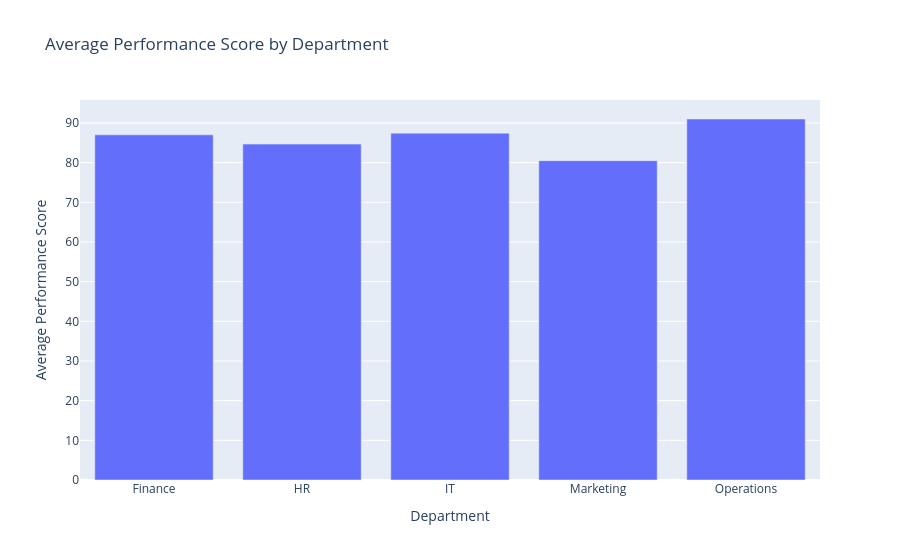

Notebook cell for this chart:
### Code cell
fig = px.bar(
    x=avg_performance.index,
    y=avg_performance.values,
    title="Average Performance Score by Department",
    labels={
        "x": "Department",
        "y": "Average Performance Score"
    }
)

fig.show()

### Figure 1 — Plotly figure (JSON) as saved in the notebook; plotly's stock layout.template omitted (floating-point values rounded to 4 significant figures)
{"data": [{"hovertemplate": "Department=%{x}<br>Average Performance Score=%{y}<extra></extra>", "legendgroup": "", "marker": {"color": "#636efa", "pattern": {"shape": ""}}, "name": "", "orientation": "v", "showlegend": false, "textposition": "auto", "type": "bar", "x": ["Finance", "HR", "IT", "Marketing", "Operations"], "xaxis": "x", "y": [87.0, 84.67, 87.43, 80.5, 91.0], "yaxis": "y"}], "layout": {"barmode": "relative", "legend": {"tracegroupgap": 0}, "title": {"text": "Average Performance Score by Department"}, "xaxis": {"anchor": "y", "domain": [0, 1], "title": {"text": "Department"}}, "yaxis": {"anchor": "x", "domain": [0, 1], "title": {"text": "Average Performance Score"}}}}
